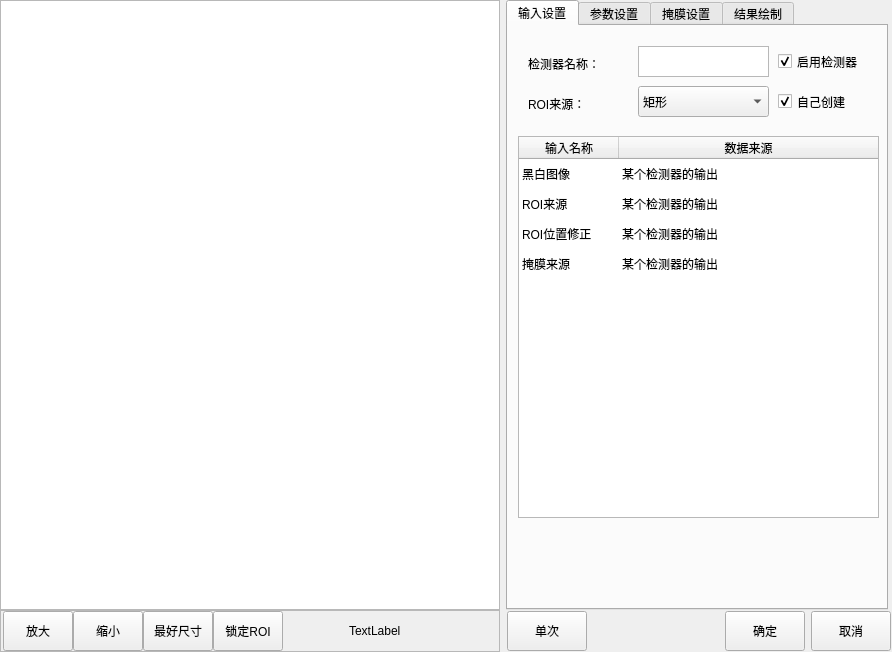
<?xml version="1.0" encoding="UTF-8"?>
<ui version="4.0">
 <class>CMvBlobExtract</class>
 <widget class="QWidget" name="CMvBlobExtract">
  <property name="geometry">
   <rect>
    <x>0</x>
    <y>0</y>
    <width>892</width>
    <height>652</height>
   </rect>
  </property>
  <property name="windowTitle">
   <string>Blob提取</string>
  </property>
  <layout class="QHBoxLayout" name="horizontalLayout_3">
   <property name="leftMargin">
    <number>0</number>
   </property>
   <property name="topMargin">
    <number>0</number>
   </property>
   <property name="rightMargin">
    <number>0</number>
   </property>
   <property name="bottomMargin">
    <number>0</number>
   </property>
   <item>
    <layout class="QVBoxLayout" name="verticalLayout">
     <property name="spacing">
      <number>0</number>
     </property>
     <item>
      <widget class="QGraphicsView" name="graphicsView_mainImage">
       <property name="minimumSize">
        <size>
         <width>500</width>
         <height>600</height>
        </size>
       </property>
      </widget>
     </item>
     <item>
      <widget class="QFrame" name="frame">
       <property name="minimumSize">
        <size>
         <width>0</width>
         <height>42</height>
        </size>
       </property>
       <property name="maximumSize">
        <size>
         <width>16777215</width>
         <height>42</height>
        </size>
       </property>
       <property name="frameShape">
        <enum>QFrame::StyledPanel</enum>
       </property>
       <property name="frameShadow">
        <enum>QFrame::Raised</enum>
       </property>
       <layout class="QHBoxLayout" name="horizontalLayout">
        <property name="spacing">
         <number>0</number>
        </property>
        <property name="leftMargin">
         <number>2</number>
        </property>
        <property name="topMargin">
         <number>0</number>
        </property>
        <property name="rightMargin">
         <number>0</number>
        </property>
        <property name="bottomMargin">
         <number>0</number>
        </property>
        <item>
         <widget class="QPushButton" name="pushButton_zoomIn">
          <property name="minimumSize">
           <size>
            <width>70</width>
            <height>40</height>
           </size>
          </property>
          <property name="maximumSize">
           <size>
            <width>70</width>
            <height>40</height>
           </size>
          </property>
          <property name="text">
           <string>放大</string>
          </property>
         </widget>
        </item>
        <item>
         <widget class="QPushButton" name="pushButton_zoomOut">
          <property name="minimumSize">
           <size>
            <width>70</width>
            <height>40</height>
           </size>
          </property>
          <property name="maximumSize">
           <size>
            <width>70</width>
            <height>40</height>
           </size>
          </property>
          <property name="text">
           <string>缩小</string>
          </property>
         </widget>
        </item>
        <item>
         <widget class="QPushButton" name="pushButton_zoomBest">
          <property name="minimumSize">
           <size>
            <width>70</width>
            <height>40</height>
           </size>
          </property>
          <property name="maximumSize">
           <size>
            <width>70</width>
            <height>40</height>
           </size>
          </property>
          <property name="text">
           <string>最好尺寸</string>
          </property>
         </widget>
        </item>
        <item>
         <widget class="QPushButton" name="pushButton_lockRoiMove">
          <property name="minimumSize">
           <size>
            <width>70</width>
            <height>40</height>
           </size>
          </property>
          <property name="maximumSize">
           <size>
            <width>70</width>
            <height>40</height>
           </size>
          </property>
          <property name="text">
           <string>锁定ROI</string>
          </property>
         </widget>
        </item>
        <item>
         <spacer name="horizontalSpacer">
          <property name="orientation">
           <enum>Qt::Horizontal</enum>
          </property>
          <property name="sizeHint" stdset="0">
           <size>
            <width>63</width>
            <height>20</height>
           </size>
          </property>
         </spacer>
        </item>
        <item>
         <widget class="QLabel" name="label_mousePos">
          <property name="minimumSize">
           <size>
            <width>150</width>
            <height>40</height>
           </size>
          </property>
          <property name="maximumSize">
           <size>
            <width>150</width>
            <height>40</height>
           </size>
          </property>
          <property name="text">
           <string>TextLabel</string>
          </property>
         </widget>
        </item>
       </layout>
      </widget>
     </item>
    </layout>
   </item>
   <item>
    <layout class="QVBoxLayout" name="verticalLayout_2">
     <property name="spacing">
      <number>0</number>
     </property>
     <item>
      <widget class="QTabWidget" name="tabWidget">
       <property name="minimumSize">
        <size>
         <width>382</width>
         <height>602</height>
        </size>
       </property>
       <property name="maximumSize">
        <size>
         <width>380</width>
         <height>16777215</height>
        </size>
       </property>
       <property name="currentIndex">
        <number>0</number>
       </property>
       <widget class="QWidget" name="tab">
        <attribute name="title">
         <string>输入设置</string>
        </attribute>
        <widget class="QTableWidget" name="tableWidget_input">
         <property name="geometry">
          <rect>
           <x>10</x>
           <y>110</y>
           <width>361</width>
           <height>382</height>
          </rect>
         </property>
         <property name="minimumSize">
          <size>
           <width>361</width>
           <height>382</height>
          </size>
         </property>
         <property name="maximumSize">
          <size>
           <width>361</width>
           <height>382</height>
          </size>
         </property>
         <property name="editTriggers">
          <set>QAbstractItemView::NoEditTriggers</set>
         </property>
         <property name="selectionMode">
          <enum>QAbstractItemView::SingleSelection</enum>
         </property>
         <property name="selectionBehavior">
          <enum>QAbstractItemView::SelectRows</enum>
         </property>
         <property name="showGrid">
          <bool>false</bool>
         </property>
         <attribute name="horizontalHeaderStretchLastSection">
          <bool>true</bool>
         </attribute>
         <attribute name="verticalHeaderVisible">
          <bool>false</bool>
         </attribute>
         <row>
          <property name="text">
           <string>1</string>
          </property>
         </row>
         <row>
          <property name="text">
           <string>2</string>
          </property>
         </row>
         <row>
          <property name="text">
           <string>3</string>
          </property>
         </row>
         <row>
          <property name="text">
           <string>4</string>
          </property>
         </row>
         <column>
          <property name="text">
           <string>输入名称</string>
          </property>
         </column>
         <column>
          <property name="text">
           <string>数据来源</string>
          </property>
         </column>
         <item row="0" column="0">
          <property name="text">
           <string>黑白图像</string>
          </property>
         </item>
         <item row="0" column="1">
          <property name="text">
           <string>某个检测器的输出</string>
          </property>
         </item>
         <item row="1" column="0">
          <property name="text">
           <string>ROI来源</string>
          </property>
         </item>
         <item row="1" column="1">
          <property name="text">
           <string>某个检测器的输出</string>
          </property>
         </item>
         <item row="2" column="0">
          <property name="text">
           <string>ROI位置修正</string>
          </property>
         </item>
         <item row="2" column="1">
          <property name="text">
           <string>某个检测器的输出</string>
          </property>
         </item>
         <item row="3" column="0">
          <property name="text">
           <string>掩膜来源</string>
          </property>
         </item>
         <item row="3" column="1">
          <property name="text">
           <string>某个检测器的输出</string>
          </property>
         </item>
        </widget>
        <widget class="QLabel" name="label_funcName">
         <property name="geometry">
          <rect>
           <x>20</x>
           <y>30</y>
           <width>81</width>
           <height>16</height>
          </rect>
         </property>
         <property name="text">
          <string>检测器名称：</string>
         </property>
        </widget>
        <widget class="QLabel" name="label_roiCreat">
         <property name="geometry">
          <rect>
           <x>20</x>
           <y>70</y>
           <width>91</width>
           <height>16</height>
          </rect>
         </property>
         <property name="text">
          <string>ROI来源：</string>
         </property>
        </widget>
        <widget class="QCheckBox" name="checkBox_enableFunc">
         <property name="geometry">
          <rect>
           <x>270</x>
           <y>20</y>
           <width>101</width>
           <height>31</height>
          </rect>
         </property>
         <property name="minimumSize">
          <size>
           <width>101</width>
           <height>31</height>
          </size>
         </property>
         <property name="text">
          <string>启用检测器</string>
         </property>
         <property name="checked">
          <bool>true</bool>
         </property>
        </widget>
        <widget class="QCheckBox" name="checkBox_roiCreat">
         <property name="geometry">
          <rect>
           <x>270</x>
           <y>60</y>
           <width>101</width>
           <height>31</height>
          </rect>
         </property>
         <property name="minimumSize">
          <size>
           <width>101</width>
           <height>31</height>
          </size>
         </property>
         <property name="text">
          <string>自己创建</string>
         </property>
         <property name="checked">
          <bool>true</bool>
         </property>
         <property name="tristate">
          <bool>false</bool>
         </property>
        </widget>
        <widget class="QPlainTextEdit" name="plainTextEdit_funcName">
         <property name="geometry">
          <rect>
           <x>130</x>
           <y>20</y>
           <width>131</width>
           <height>31</height>
          </rect>
         </property>
         <property name="minimumSize">
          <size>
           <width>131</width>
           <height>31</height>
          </size>
         </property>
         <property name="maximumSize">
          <size>
           <width>131</width>
           <height>31</height>
          </size>
         </property>
         <property name="overwriteMode">
          <bool>false</bool>
         </property>
        </widget>
        <widget class="QComboBox" name="comboBox_imageSource">
         <property name="geometry">
          <rect>
           <x>130</x>
           <y>60</y>
           <width>131</width>
           <height>31</height>
          </rect>
         </property>
         <property name="minimumSize">
          <size>
           <width>131</width>
           <height>31</height>
          </size>
         </property>
         <property name="maximumSize">
          <size>
           <width>131</width>
           <height>31</height>
          </size>
         </property>
         <item>
          <property name="text">
           <string>矩形</string>
          </property>
         </item>
         <item>
          <property name="text">
           <string>斜矩形</string>
          </property>
         </item>
         <item>
          <property name="text">
           <string>自定义形状</string>
          </property>
         </item>
        </widget>
       </widget>
       <widget class="QWidget" name="tab_2">
        <attribute name="title">
         <string>参数设置</string>
        </attribute>
        <widget class="QLabel" name="label_minGrayLevel">
         <property name="geometry">
          <rect>
           <x>10</x>
           <y>20</y>
           <width>111</width>
           <height>31</height>
          </rect>
         </property>
         <property name="text">
          <string>灰度阈值下限：</string>
         </property>
        </widget>
        <widget class="QSpinBox" name="spinBox_minGrayLevel">
         <property name="geometry">
          <rect>
           <x>10</x>
           <y>50</y>
           <width>101</width>
           <height>31</height>
          </rect>
         </property>
         <property name="minimumSize">
          <size>
           <width>101</width>
           <height>31</height>
          </size>
         </property>
         <property name="maximumSize">
          <size>
           <width>101</width>
           <height>31</height>
          </size>
         </property>
         <property name="suffix">
          <string>点</string>
         </property>
         <property name="minimum">
          <number>0</number>
         </property>
         <property name="maximum">
          <number>255</number>
         </property>
        </widget>
        <widget class="QLabel" name="label_maxGrayLevel">
         <property name="geometry">
          <rect>
           <x>130</x>
           <y>20</y>
           <width>111</width>
           <height>31</height>
          </rect>
         </property>
         <property name="text">
          <string>灰度阈值上限：</string>
         </property>
        </widget>
        <widget class="QSpinBox" name="spinBox_maxGrayLevel">
         <property name="geometry">
          <rect>
           <x>130</x>
           <y>50</y>
           <width>101</width>
           <height>31</height>
          </rect>
         </property>
         <property name="minimumSize">
          <size>
           <width>101</width>
           <height>31</height>
          </size>
         </property>
         <property name="maximumSize">
          <size>
           <width>101</width>
           <height>31</height>
          </size>
         </property>
         <property name="suffix">
          <string>点</string>
         </property>
         <property name="minimum">
          <number>0</number>
         </property>
         <property name="maximum">
          <number>255</number>
         </property>
        </widget>
       </widget>
       <widget class="QWidget" name="tab_3">
        <attribute name="title">
         <string>掩膜设置</string>
        </attribute>
        <widget class="QWidget" name="widget_Mask" native="true">
         <property name="enabled">
          <bool>false</bool>
         </property>
         <property name="geometry">
          <rect>
           <x>0</x>
           <y>50</y>
           <width>371</width>
           <height>251</height>
          </rect>
         </property>
         <widget class="QLabel" name="label_penWidth">
          <property name="geometry">
           <rect>
            <x>10</x>
            <y>50</y>
            <width>111</width>
            <height>31</height>
           </rect>
          </property>
          <property name="text">
           <string>画笔尺寸：</string>
          </property>
         </widget>
         <widget class="QSpinBox" name="spinBox_lightTime">
          <property name="geometry">
           <rect>
            <x>130</x>
            <y>50</y>
            <width>131</width>
            <height>31</height>
           </rect>
          </property>
          <property name="suffix">
           <string>像素</string>
          </property>
          <property name="minimum">
           <number>5</number>
          </property>
          <property name="maximum">
           <number>1000</number>
          </property>
         </widget>
         <widget class="QPushButton" name="pushButton_maskAll">
          <property name="geometry">
           <rect>
            <x>10</x>
            <y>160</y>
            <width>121</width>
            <height>40</height>
           </rect>
          </property>
          <property name="minimumSize">
           <size>
            <width>0</width>
            <height>40</height>
           </size>
          </property>
          <property name="maximumSize">
           <size>
            <width>16777215</width>
            <height>30</height>
           </size>
          </property>
          <property name="text">
           <string>掩盖所有</string>
          </property>
         </widget>
         <widget class="QPushButton" name="pushButton_maskNull">
          <property name="enabled">
           <bool>false</bool>
          </property>
          <property name="geometry">
           <rect>
            <x>10</x>
            <y>110</y>
            <width>121</width>
            <height>40</height>
           </rect>
          </property>
          <property name="minimumSize">
           <size>
            <width>0</width>
            <height>40</height>
           </size>
          </property>
          <property name="maximumSize">
           <size>
            <width>16777215</width>
            <height>30</height>
           </size>
          </property>
          <property name="text">
           <string>清空掩膜</string>
          </property>
         </widget>
         <widget class="QPushButton" name="pushButton_saveMask">
          <property name="geometry">
           <rect>
            <x>10</x>
            <y>210</y>
            <width>121</width>
            <height>40</height>
           </rect>
          </property>
          <property name="minimumSize">
           <size>
            <width>0</width>
            <height>40</height>
           </size>
          </property>
          <property name="maximumSize">
           <size>
            <width>16777215</width>
            <height>30</height>
           </size>
          </property>
          <property name="text">
           <string>保存修改</string>
          </property>
         </widget>
         <widget class="QLabel" name="label_editMode">
          <property name="geometry">
           <rect>
            <x>10</x>
            <y>10</y>
            <width>111</width>
            <height>31</height>
           </rect>
          </property>
          <property name="text">
           <string>编辑方式：</string>
          </property>
         </widget>
         <widget class="QComboBox" name="comboBox_editMode">
          <property name="geometry">
           <rect>
            <x>130</x>
            <y>10</y>
            <width>131</width>
            <height>31</height>
           </rect>
          </property>
          <item>
           <property name="text">
            <string>增加掩膜</string>
           </property>
          </item>
          <item>
           <property name="text">
            <string>删除掩膜</string>
           </property>
          </item>
         </widget>
        </widget>
        <widget class="QLabel" name="label_dEtectionMask">
         <property name="geometry">
          <rect>
           <x>10</x>
           <y>20</y>
           <width>111</width>
           <height>31</height>
          </rect>
         </property>
         <property name="text">
          <string>检测区域的掩膜：</string>
         </property>
        </widget>
        <widget class="QComboBox" name="comboBox_dEtectionMask">
         <property name="geometry">
          <rect>
           <x>130</x>
           <y>20</y>
           <width>131</width>
           <height>31</height>
          </rect>
         </property>
         <item>
          <property name="text">
           <string>不使用掩膜</string>
          </property>
         </item>
         <item>
          <property name="text">
           <string>本检测器ROI内掩膜</string>
          </property>
         </item>
         <item>
          <property name="text">
           <string>其他算法的掩膜</string>
          </property>
         </item>
        </widget>
       </widget>
       <widget class="QWidget" name="tab_4">
        <attribute name="title">
         <string>结果绘制</string>
        </attribute>
        <widget class="QCheckBox" name="checkBox_valuTrig">
         <property name="geometry">
          <rect>
           <x>270</x>
           <y>20</y>
           <width>101</width>
           <height>31</height>
          </rect>
         </property>
         <property name="text">
          <string>启用绘制</string>
         </property>
         <property name="checked">
          <bool>true</bool>
         </property>
        </widget>
        <widget class="QLabel" name="label_lineColour">
         <property name="geometry">
          <rect>
           <x>10</x>
           <y>60</y>
           <width>121</width>
           <height>31</height>
          </rect>
         </property>
         <property name="text">
          <string>线条颜色：</string>
         </property>
        </widget>
        <widget class="QSpinBox" name="spinBox_lineWidth">
         <property name="geometry">
          <rect>
           <x>130</x>
           <y>20</y>
           <width>131</width>
           <height>31</height>
          </rect>
         </property>
         <property name="suffix">
          <string>磅</string>
         </property>
         <property name="minimum">
          <number>1</number>
         </property>
         <property name="maximum">
          <number>5</number>
         </property>
        </widget>
        <widget class="QComboBox" name="comboBox_lineColour">
         <property name="geometry">
          <rect>
           <x>130</x>
           <y>60</y>
           <width>131</width>
           <height>31</height>
          </rect>
         </property>
         <item>
          <property name="text">
           <string>颜色</string>
          </property>
         </item>
        </widget>
        <widget class="QLabel" name="label_lineWidth">
         <property name="geometry">
          <rect>
           <x>10</x>
           <y>20</y>
           <width>121</width>
           <height>31</height>
          </rect>
         </property>
         <property name="text">
          <string>线条宽度：</string>
         </property>
        </widget>
       </widget>
      </widget>
     </item>
     <item>
      <layout class="QHBoxLayout" name="horizontalLayout_2">
       <property name="leftMargin">
        <number>1</number>
       </property>
       <property name="topMargin">
        <number>1</number>
       </property>
       <property name="rightMargin">
        <number>1</number>
       </property>
       <property name="bottomMargin">
        <number>1</number>
       </property>
       <item>
        <widget class="QPushButton" name="pushButton_ones">
         <property name="minimumSize">
          <size>
           <width>80</width>
           <height>40</height>
          </size>
         </property>
         <property name="maximumSize">
          <size>
           <width>80</width>
           <height>40</height>
          </size>
         </property>
         <property name="text">
          <string>单次</string>
         </property>
        </widget>
       </item>
       <item>
        <spacer name="horizontalSpacer_2">
         <property name="orientation">
          <enum>Qt::Horizontal</enum>
         </property>
         <property name="sizeHint" stdset="0">
          <size>
           <width>40</width>
           <height>20</height>
          </size>
         </property>
        </spacer>
       </item>
       <item>
        <widget class="QPushButton" name="pushButton_affirm">
         <property name="minimumSize">
          <size>
           <width>80</width>
           <height>40</height>
          </size>
         </property>
         <property name="maximumSize">
          <size>
           <width>80</width>
           <height>40</height>
          </size>
         </property>
         <property name="text">
          <string>确定</string>
         </property>
        </widget>
       </item>
       <item>
        <widget class="QPushButton" name="pbPrev_cancel">
         <property name="minimumSize">
          <size>
           <width>80</width>
           <height>40</height>
          </size>
         </property>
         <property name="maximumSize">
          <size>
           <width>80</width>
           <height>40</height>
          </size>
         </property>
         <property name="text">
          <string>取消</string>
         </property>
        </widget>
       </item>
      </layout>
     </item>
    </layout>
   </item>
  </layout>
 </widget>
 <layoutdefault spacing="6" margin="11"/>
 <resources>
  <include location="CMvContourMatching.qrc"/>
 </resources>
 <connections/>
</ui>
